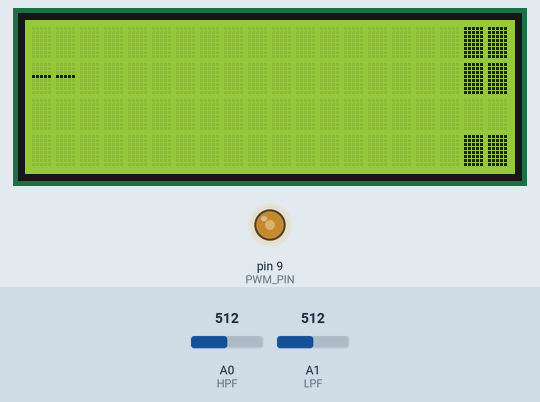
The sketch below on a simulated Arduino Uno, built with avr-gcc and run on an emulated ATmega328P. On the bench: 20×4 character LCD, output pins drawn as LEDs (lit = HIGH). The inputs (shaded band) are chosen by the test bench; at power-on: A1 (LPF) = 512, A0 (HPF) = 512. What the sketch prints to the serial monitor is not drawn.

Above: at 1.2 s.
1.3 s: A1 (LPF) set to 716
At 2.6 s:
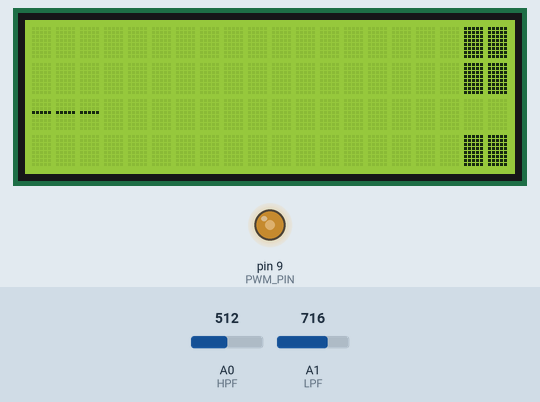
4.3 s: A1 (LPF) set to 1023
At 5.4 s:
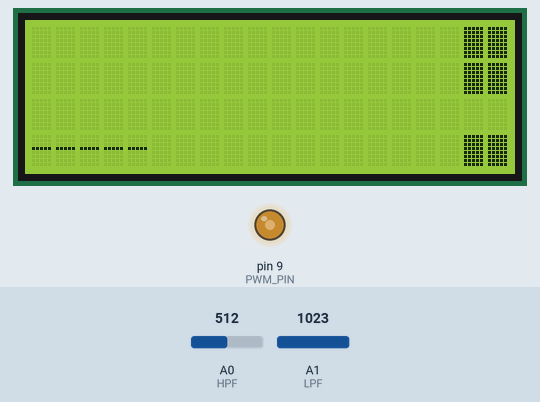
7.1 s: A1 (LPF) set to 306
At 20.9 s:
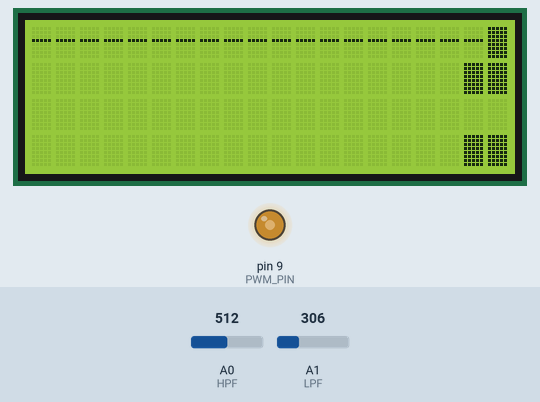
Timing chart, 0 to 22.4 s (numbered marks = the images above; inputs shaded):
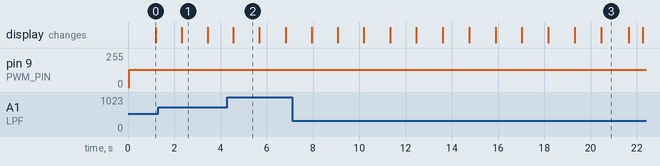

The sketch:

300CombinedCode.ino
```cpp
#include <Wire.h>
#include <hd44780.h>
#include <hd44780ioClass/hd44780_I2Cexp.h>

const int HPF = A0;
const int LPF = A1;
const int SAMPLE_DURATION_MS = 100;
const int SAMPLE_FREQUENCY_HZ = 500;
const int REPEAT_INTERVAL_MS = 1000;
const int PWM_PIN = 9;
const int PWM_VALUE = 128;  // Duty cycle of 50% (128 out of 255)
const int MAX_ANALOG_READ = 1023;

unsigned long lastSampleTime = 0;
unsigned long lastRepeatTime = 0;
int hpfMax = 0;
int lpfMax = 0;
int scaledValue = 0;
unsigned long lastScaledTime = 0;

const int lcdAddress = 0x27;  // or 0x3F, depending on the backpack
bool levelOne = true;
int score = 0;

hd44780_I2Cexp lcd(lcdAddress);

void setup() {
  pinMode(HPF, INPUT);
  pinMode(LPF, INPUT);
  pinMode(PWM_PIN, OUTPUT);  // Set PWM pin as output
  Serial.begin(9600);
  lcd.begin(20, 4);
}

void sample() {
  unsigned long currentTime = millis();

  // Check if it's time to start a new sample period
  if (currentTime - lastRepeatTime >= REPEAT_INTERVAL_MS) {
    lastRepeatTime = currentTime;
    lastSampleTime = currentTime;

    // Reset max values
    hpfMax = 0;
    lpfMax = 0;

    // Start sampling
    unsigned long startTime = currentTime;

    while (currentTime - startTime < SAMPLE_DURATION_MS) {
      currentTime = millis();

      int hpfCurrentValue = analogRead(HPF);
      int lpfCurrentValue = analogRead(LPF);

      // Update max value if needed
      hpfMax = max(hpfMax, hpfCurrentValue);
      lpfMax = max(lpfMax, lpfCurrentValue);
    }
  }
}

int scaled(int value) {
  return map(value, 0, MAX_ANALOG_READ, 0, 3);
}

void generatePWM() {
  // Generate PWM signal on PWM pin
  analogWrite(PWM_PIN, PWM_VALUE);  // Duty cycle of 50% (128 out of 255)
}

void levelOnePlay() {
  lcd.clear();

  // Draw rectangles (keep existing code)
  lcd.setCursor(18, 0);   // Set cursor to far right top corner
  lcd.write((char)0xFF);  // Draw top left pixel of rectangle
  lcd.setCursor(19, 0);   // Move cursor to right
  lcd.write((char)0xFF);  // Draw top right pixel of rectangle
  lcd.setCursor(18, 1);   // Move cursor down
  lcd.write((char)0xFF);  // Draw bottom left pixel of rectangle
  lcd.setCursor(19, 1);   // Move cursor to right
  lcd.write((char)0xFF);  // Draw bottom right pixel of rectangle

  lcd.setCursor(18, 3);   // Set cursor to bottom right corner
  lcd.write((char)0xFF);  // Draw left pixel of rectangle
  lcd.setCursor(19, 3);   // Move cursor to right
  lcd.write((char)0xFF);  // Draw right pixel of rectangle

  // Calculate the middle row
  int freqIn = scaledValue;  // Use scaledValue as freqIn

  // Write "_" character one pixel to the right every 25ms
  static int xPosition = 0;  // Start at the beginning of the first column
  static int goalHeight = 2;
  static unsigned long lastUpdate = 0;
  unsigned long currentTime = millis();
  if (currentTime - lastUpdate >= 5) {
    for (int i = 0; i <= xPosition; i++) {
      lcd.setCursor(i, freqIn);
      lcd.print("-");
    }

    // Increment xPosition
    xPosition++;
    // Wrap around to the beginning if we reach the end of the screen
    if (xPosition >= 20) {
      lcd.clear();
      if (freqIn == goalHeight) {
        score = 1;
        lcd.setCursor(2, 1);
        lcd.print("Level Complete!");
        lcd.setCursor(4, 2);
        lcd.print("Score: ");
        lcd.print(score);
        lcd.setCursor(12, 2);
        lcd.print("/10");
        delay(200);
        levelOne = false;
      } else {
        xPosition = 0;
        score = 0;
        failScreen();
      }
    }
    // Update last update time
    lastUpdate = currentTime;
  }
}

void levelTwoPlay() {
  lcd.clear();
  for (int i = 1; i <= 3; i++) {
    lcd.setCursor(18, i);   // Set cursor to two pixels from the right edge
    lcd.write((char)0xFF);  // Draw left pixel of rectangle
    lcd.setCursor(19, i);   // Move cursor to right
    lcd.write((char)0xFF);  // Draw right pixel of rectangle
  }

  // Calculate the middle row
  int freqIn = scaledValue;  // Use scaledValue as freqIn

  // Write "_" character one pixel to the right every 25ms
  static int xPosition = 0;  // Start at the beginning of the first column
  static int goalHeight = 0;
  static unsigned long lastUpdate = 0;
  unsigned long currentTime = millis();
  if (currentTime - lastUpdate >= 5) {
    for (int i = 0; i <= xPosition; i++) {
      lcd.setCursor(i, freqIn);
      lcd.print("-");
    }

    // Increment xPosition
    xPosition++;
    // Wrap around to the beginning if we reach the end of the screen
    if (xPosition >= 20) {
      lcd.clear();
      if (freqIn == goalHeight) {
        levelTwoWin();
      } else {
        xPosition = 0;
        score = 1;
        failScreen();
      }
    }
    // Update last update time
    lastUpdate = currentTime;
  }
}

void levelTwoWin() {
  lcd.clear();
  lcd.setCursor(2, 1);
  lcd.print("Level Complete!");
  lcd.setCursor(4, 2);
  lcd.print("Score: 2/10 ");
  delay(200);
}

void failScreen() {
  lcd.clear();
  lcd.setCursor(4, 1);
  lcd.print("Fail, loser");
  lcd.setCursor(5, 2);
  lcd.print("Score: ");
  lcd.print(score);
  lcd.setCursor(10, 2);
  lcd.print("/10");
  delay(600);
  lcd.clear();  // Clear the LCD
}

void loop() {
  sample();
  unsigned long currentTime = millis();
  if (currentTime - lastScaledTime >= 1000) {
    lastScaledTime = currentTime;
    int currentValue = (lpfMax == 0) ? hpfMax : lpfMax;
    scaledValue = scaled(currentValue);
    Serial.println(scaledValue);
  }
  generatePWM();
  if (levelOne) {
    levelOnePlay();
  } else {
    levelTwoPlay();
  }
  delay(1000);  // Wait for 1 second between full clears
}
```
